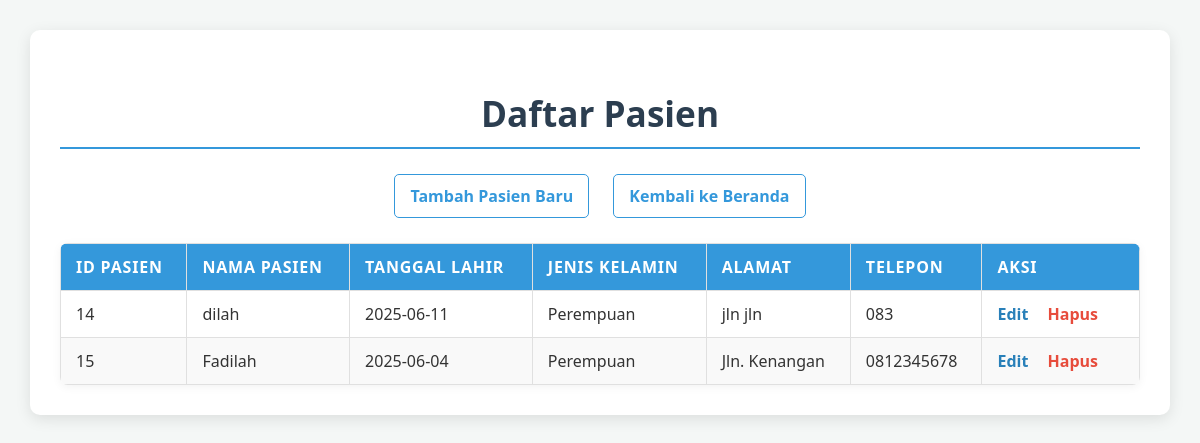
Screenshot of /pasien/index.php with the database file from the repository.
### tables this page shows
CREATE TABLE `pasien` (
  `id_pasien` int(11) NOT NULL,
  `nama_pasien` varchar(255) NOT NULL,
  `tanggal_lahir` date DEFAULT NULL,
  `jenis_kelamin` enum('Laki-laki','Perempuan') NOT NULL,
  `alamat` text DEFAULT NULL,
  `telepon` varchar(15) DEFAULT NULL
);

### pasien/index.php (the view, shortened to what this page needs)
<?php include '../db.php'; ?>
<!DOCTYPE html>
<html>
<head>
</head>
<body>
    <div class="container">
        <h2>Daftar Pasien</h2>
        <div class="nav-links">
            <a href="create.php">Tambah Pasien Baru</a>
            <a href="../index.php">Kembali ke Beranda</a>
        </div>
        <table>
            <thead>
                <tr>
                    <th>ID Pasien</th>
                    <th>Nama Pasien</th>
                    <th>Tanggal Lahir</th>
                    <th>Jenis Kelamin</th>
                    <th>Alamat</th>
                    <th>Telepon</th>
                    <th>Aksi</th>
                </tr>
            </thead>
            <tbody>
                <?php
                $result = $conn->query("SELECT * FROM Pasien ORDER BY nama_pasien ASC");
                while ($row = $result->fetch_assoc()):
                ?>
                <tr>
                    <td><?= $row['id_pasien']; ?></td>
                    <td><?= htmlspecialchars($row['nama_pasien']); ?></td>
                    <td><?= htmlspecialchars($row['tanggal_lahir']); ?></td>
                    <td><?= htmlspecialchars($row['jenis_kelamin']); ?></td>
                    <td><?= htmlspecialchars(substr($row['alamat'], 0, 50)); ?><?= (strlen($row['alamat']) > 50) ? '...' : ''; ?></td>
                    <td><?= htmlspecialchars($row['telepon']); ?></td>
                    <td class="action-links">
                        <a href="edit.php?id=<?= $row['id_pasien']; ?>">Edit</a>
                        <a href="delete.php?id=<?= $row['id_pasien']; ?>" class="delete-link" onclick="return confirm('Yakin ingin menghapus pasien ini? Semua konsultasi terkait juga akan dihapus.')">Hapus</a>
                    </td>
                </tr>
                <?php endwhile; ?>
            </tbody>
        </table>
    </div>
</body>
</html>

### pasien/index.php (style rules this page uses)
body { font-family: 'Segoe UI', Tahoma, Geneva, Verdana, sans-serif; margin: 0; padding: 0; background-color: #f4f7f6; color: #333; }
.container { width: 90%; max-width: 1200px; margin: 30px auto; background-color: #ffffff; padding: 30px; border-radius: 10px; box-shadow: 0 4px 15px rgba(0, 0, 0, 0.1); }
h2 { text-align: center; color: #2c3e50; margin-bottom: 25px; font-size: 2.2em; border-bottom: 2px solid #3498db; padding-bottom: 10px; display: inline-block; width: 100%; }
.nav-links { text-align: center; margin-bottom: 25px; }
.nav-links a { text-decoration: none; color: #3498db; font-weight: bold; padding: 10px 15px; border: 1px solid #3498db; border-radius: 5px; transition: all 0.3s ease; margin: 0 10px; display: inline-block; }
table { width: 100%; border-collapse: collapse; margin-top: 20px; box-shadow: 0 2px 10px rgba(0, 0, 0, 0.05); border-radius: 8px; overflow: hidden; }
th, td { border: 1px solid #e0e0e0; padding: 12px 15px; text-align: left; }
th { background-color: #3498db; color: #ffffff; font-weight: 600; text-transform: uppercase; letter-spacing: 0.05em; }
tr:nth-child(even) { background-color: #f9f9f9; }
.action-links a { margin-right: 15px; text-decoration: none; color: #2980b9; font-weight: bold; transition: color 0.3s ease; }
.action-links a.delete-link { color: #e74c3c; }

### rows the page displays
pasien: id_pasien "14", nama_pasien "dilah", tanggal_lahir "2025-06-11", jenis_kelamin "Perempuan", alamat "jln jln", telepon "083"
pasien: id_pasien "15", nama_pasien "Fadilah", tanggal_lahir "2025-06-04", jenis_kelamin "Perempuan", alamat "Jln. Kenangan", telepon "0812345678"
